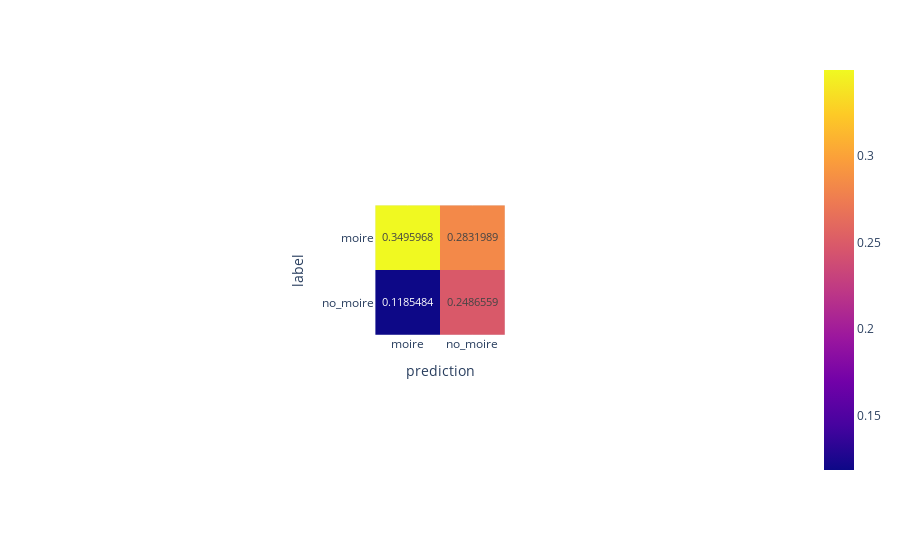

Notebook code cell kept with this figure:
### Code cell
get_confusion_matrix( metrics['real_val'], relative=True )

### Figure 1 — Plotly figure (JSON) as saved in the notebook; plotly's stock layout.template omitted (floating-point values rounded to 4 significant figures)
{"data": [{"coloraxis": "coloraxis", "hovertemplate": "prediction: %{x}<br>label: %{y}<br>color: %{z}<extra></extra>", "name": "0", "texttemplate": "%{z}", "type": "heatmap", "x": ["moire", "no_moire"], "xaxis": "x", "y": ["moire", "no_moire"], "yaxis": "y", "z": [[0.3496, 0.2832], [0.1185, 0.2487]]}], "layout": {"autosize": true, "coloraxis": {"colorscale": [[0, "#0d0887"], [0.1111, "#46039f"], [0.2222, "#7201a8"], [0.3333, "#9c179e"], [0.4444, "#bd3786"], [0.5556, "#d8576b"], [0.6667, "#ed7953"], [0.7778, "#fb9f3a"], [0.8889, "#fdca26"], [1, "#f0f921"]]}, "margin": {"t": 60}, "xaxis": {"anchor": "y", "autorange": true, "constrain": "domain", "domain": [0.4101, 0.5899], "range": [-0.5, 1.5], "scaleanchor": "y", "title": {"text": "prediction"}, "type": "category"}, "yaxis": {"anchor": "x", "autorange": true, "constrain": "domain", "domain": [0, 1], "range": [1.5, -0.5], "title": {"text": "label"}, "type": "category"}}}
